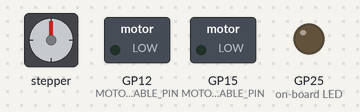
Bench run of a program on a simulated Raspberry Pi Pico running MicroPython. Parts: stepper motor, switched loads named in the program (green lamp = pin HIGH), output pins drawn as LEDs (lit = HIGH). The stepper is drawn at 200 steps a turn; pins used as bus, display or sensor lines are not drawn.

Above: at 3.0 s.
At 3.7 s:
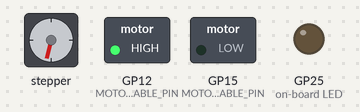
At 4.4 s:
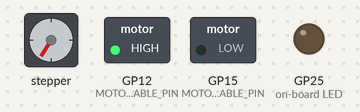
At 5.1 s:
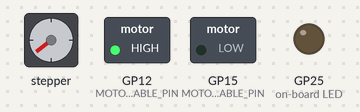
At 11.4 s:
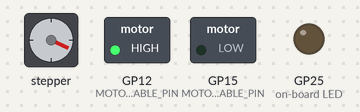
At 18.3 s:
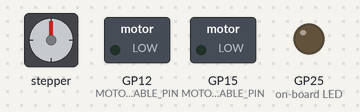
Timing chart, 0 to 20.6 s (numbered marks = the images above):
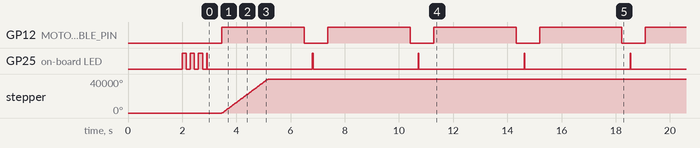

The program:

main_.py
```python
from machine import Pin
from time import sleep, sleep_ms, sleep_us, ticks_diff, ticks_us


# Diese Datei heisst main.py, damit sie auf dem Pico beim Einschalten
# automatisch gestartet wird.


# ---------------- EINSTELLUNGEN ----------------
DEBUG = False
STARTUP_DELAY_S = 2

FORWARD = 1
BACKWARD = 0
LINE_DETECTED = 1
US_LIMIT_CM = 30

MOTOR1_STEPS = 40000
MOTOR2_STEPS = 40000
STEP_DELAY_US = 2


# ---------------- MULTIPLEXER CD74HC4067 ----------------
# S0-S3 steuern den ausgewaehlten Kanal C0-C15.
s0 = Pin(2, Pin.OUT)
s1 = Pin(3, Pin.OUT)
s2 = Pin(4, Pin.OUT)
s3 = Pin(5, Pin.OUT)

# Gemeinsamer Trigger fuer alle Ultraschallsensoren
trigger = Pin(6, Pin.OUT)

# SIG/Z/COM vom Multiplexer am Pico
mux_signal = Pin(28, Pin.IN)

# C0-C4: Liniensensoren 1-5
# C5-C8: Ultraschallsensoren 1-4
LINE_CHANNELS = [0, 1, 2, 3, 4]
US_CHANNELS = [5, 6, 7, 8]


# ---------------- MOTOREN ----------------
MOTOR1_DIR_PIN = 10
MOTOR1_STEP_PIN = 11
MOTOR1_ENABLE_PIN = 12

MOTOR2_DIR_PIN = 13
MOTOR2_STEP_PIN = 14
MOTOR2_ENABLE_PIN = 15


def log(*values):
    if DEBUG:
        print(*values)


def create_status_led():
    try:
        return Pin("LED", Pin.OUT)
    except Exception:
        return Pin(25, Pin.OUT)


status_led = create_status_led()


class Stepper:
    def __init__(self, dir_pin, step_pin, enable_pin, delay_us=2000, name="STEPPER"):
        self.dir = Pin(dir_pin, Pin.OUT)
        self.step = Pin(step_pin, Pin.OUT)
        self.enable = Pin(enable_pin, Pin.OUT)
        self.delay_us = delay_us
        self.name = name

        self.step.value(0)
        self.stop()

    def enable_motor(self):
        self.enable.value(1)

    def stop(self):
        self.step.value(0)
        self.enable.value(0)

    def set_direction(self, direction):
        self.dir.value(direction)

    def step_once(self):
        self.step.value(1)
        sleep_us(self.delay_us)
        self.step.value(0)
        sleep_us(self.delay_us)

    def move(self, steps, direction):
        self.enable_motor()
        self.set_direction(direction)

        log(self.name, "dir:", direction, "steps:", steps)

        for _ in range(steps):
            self.step_once()

        self.stop()


class Robot:
    def __init__(self, motor1, motor2):
        self.m1 = motor1
        self.m2 = motor2

    def stop(self):
        self.m1.stop()
        self.m2.stop()

    def motor1_forward(self):
        log("Motor 1 vorwaerts, Motor 2 stop")
        self.m2.stop()
        self.m1.move(MOTOR1_STEPS, FORWARD)

    def motor2_forward(self):
        log("Motor 2 vorwaerts, Motor 1 stop")
        self.m1.stop()
        self.m2.move(MOTOR2_STEPS, FORWARD)

    def both_forward(self):
        log("Motor 1 + Motor 2 vorwaerts")
        self.move_both(MOTOR1_STEPS, MOTOR2_STEPS, FORWARD, FORWARD)

    def both_backward(self):
        log("Motor 1 + Motor 2 rueckwaerts")
        self.move_both(MOTOR1_STEPS, MOTOR2_STEPS, BACKWARD, BACKWARD)

    def motor1_backward(self):
        log("Motor 1 rueckwaerts, Motor 2 stop")
        self.m2.stop()
        self.m1.move(MOTOR1_STEPS, BACKWARD)

    def motor2_backward(self):
        log("Motor 2 rueckwaerts, Motor 1 stop")
        self.m1.stop()
        self.m2.move(MOTOR2_STEPS, BACKWARD)

    def move_both(self, steps1, steps2, direction1, direction2):
        self.m1.enable_motor()
        self.m2.enable_motor()
        self.m1.set_direction(direction1)
        self.m2.set_direction(direction2)

        max_steps = max(steps1, steps2)
        accumulator1 = 0
        accumulator2 = 0

        for _ in range(max_steps):
            accumulator1 += steps1
            accumulator2 += steps2

            do_step1 = accumulator1 >= max_steps
            do_step2 = accumulator2 >= max_steps

            if do_step1:
                self.m1.step.value(1)
                accumulator1 -= max_steps
            if do_step2:
                self.m2.step.value(1)
                accumulator2 -= max_steps

            sleep_us(STEP_DELAY_US)

            if do_step1:
                self.m1.step.value(0)
            if do_step2:
                self.m2.step.value(0)

            sleep_us(STEP_DELAY_US)

        self.stop()


def select_channel(channel):
    s0.value(channel & 1)
    s1.value((channel >> 1) & 1)
    s2.value((channel >> 2) & 1)
    s3.value((channel >> 3) & 1)
    sleep_ms(10)


def read_line_sensor(channel):
    select_channel(channel)
    sleep_ms(2)
    return mux_signal.value()


def measure_ultrasonic(channel):
    select_channel(channel)

    trigger.value(0)
    sleep_us(2)
    trigger.value(1)
    sleep_us(10)
    trigger.value(0)

    start_timeout = ticks_us()
    while mux_signal.value() == 0:
        if ticks_diff(ticks_us(), start_timeout) > 30000:
            return None

    start = ticks_us()
    while mux_signal.value() == 1:
        if ticks_diff(ticks_us(), start) > 30000:
            return None

    end = ticks_us()
    duration = ticks_diff(end, start)
    return duration / 58.0


def read_line_sensors():
    values = []

    for channel in LINE_CHANNELS:
        values.append(read_line_sensor(channel))

    return values


def read_ultrasonic_sensors():
    distances = []

    for channel in US_CHANNELS:
        distances.append(measure_ultrasonic(channel))
        sleep_ms(80)

    return distances


def is_too_close(distance):
    return distance is not None and distance < US_LIMIT_CM


def startup_signal():
    for _ in range(3):
        status_led.value(1)
        sleep_ms(150)
        status_led.value(0)
        sleep_ms(150)


def heartbeat():
    status_led.value(1)
    sleep_ms(20)
    status_led.value(0)


def run_robot(robot):
    while True:
        heartbeat()

        line_values = read_line_sensors()
        us_values = read_ultrasonic_sensors()

        log("Linien C0-C4:", line_values)
        log("Ultraschall 1-4:", us_values)

        # Ultraschall hat Vorrang vor den Liniensensoren.
        if is_too_close(us_values[0]):
            log("Ultraschall 1 < 30 cm -> Motoren stoppen")
            robot.stop()

        elif is_too_close(us_values[1]):
            log("Ultraschall 2 < 30 cm -> beide Motoren rueckwaerts")
            robot.both_backward()

        elif is_too_close(us_values[2]):
            log("Ultraschall 3 < 30 cm -> Motor 1 rueckwaerts")
            robot.motor1_backward()

        elif is_too_close(us_values[3]):
            log("Ultraschall 4 < 30 cm -> Motor 2 rueckwaerts")
            robot.motor2_backward()

        elif line_values[0] == LINE_DETECTED:
            log("Liniensensor 1 erkannt -> Motor 1 vorwaerts")
            robot.motor1_forward()

        elif line_values[1] == LINE_DETECTED:
            log("Liniensensor 2 erkannt -> Motor 2 vorwaerts")
            robot.motor2_forward()

        elif line_values[2] == LINE_DETECTED:
            log("Liniensensor 3 erkannt -> beide Motoren vorwaerts")
            robot.both_forward()

        elif line_values[3] == LINE_DETECTED:
            log("Liniensensor 4 erkannt -> Motor 1 vorwaerts")
            robot.motor1_forward()

        elif line_values[4] == LINE_DETECTED:
            log("Liniensensor 5 erkannt -> Motor 2 vorwaerts")
            robot.motor2_forward()

        else:
            log("Keine Ausloesung -> Motoren stoppen")
            robot.stop()

        sleep(0.3)


def main():
    sleep(STARTUP_DELAY_S)
    startup_signal()

    motor1 = Stepper(
        dir_pin=MOTOR1_DIR_PIN,
        step_pin=MOTOR1_STEP_PIN,
        enable_pin=MOTOR1_ENABLE_PIN,
        delay_us=STEP_DELAY_US,
        name="Motor 1",
    )
    motor2 = Stepper(
        dir_pin=MOTOR2_DIR_PIN,
        step_pin=MOTOR2_STEP_PIN,
        enable_pin=MOTOR2_ENABLE_PIN,
        delay_us=STEP_DELAY_US,
        name="Motor 2",
    )
    robot = Robot(motor1, motor2)

    trigger.value(0)
    robot.stop()

    log("Autostart: Liniensensoren + Ultraschall + Motoren")
    run_robot(robot)


main()
```

Measured:
- by itself, GP12 (MOTOR1_ENABLE_PIN): alternates HIGH for 3.0 s and LOW for 0.87 s
- by itself, GP25 (on-board LED): HIGH → LOW at 2.2 s, → HIGH 0.15 s later, → LOW 0.15 s later, → HIGH 0.15 s later, … (15 changes in this stretch)
- by itself, stepper: turns 40000° clockwise in 1.7 s
